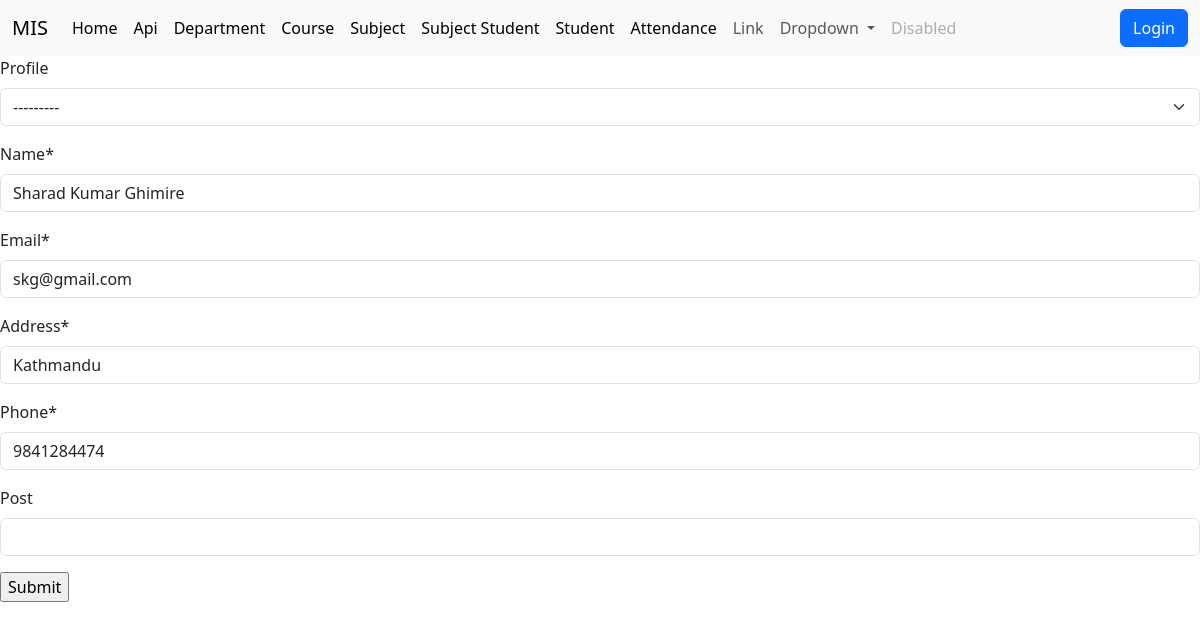
Page /teacher_update/5 on the earlier database version.
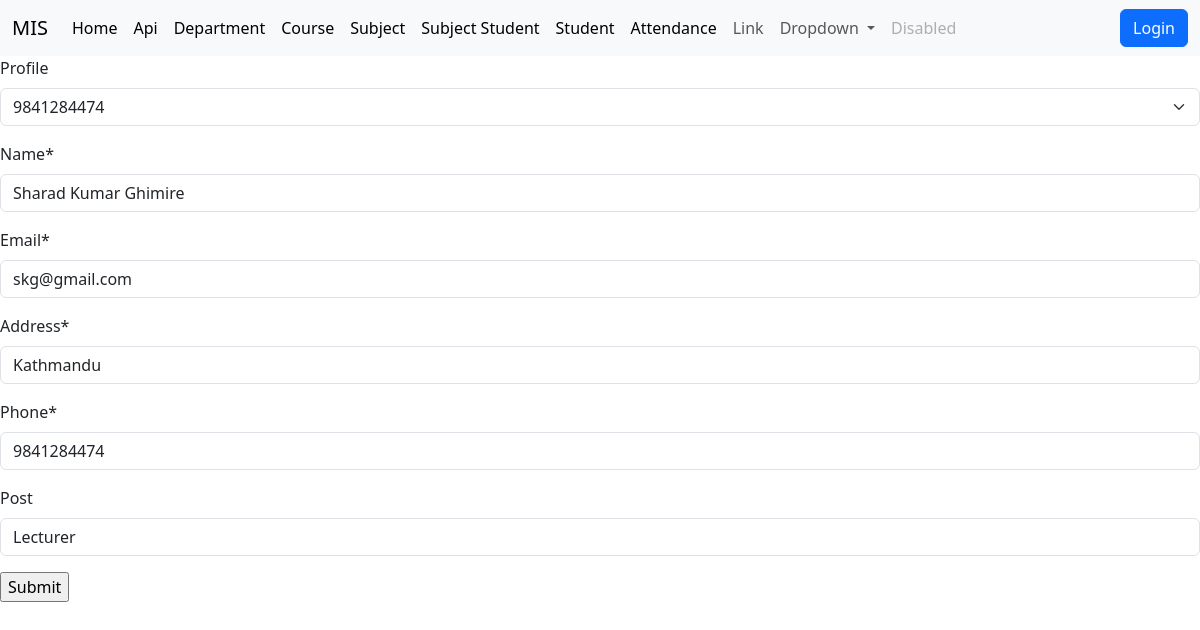
Same page on the later database version.
### api/models.py (models this page shows, shortened)
class Teacher(models.Model):
    profile = models.ForeignKey(Profile,blank=True,null=True, on_delete=models.CASCADE)
    name=models.CharField(max_length=100)
    email=models.EmailField(max_length=254)
    address=models.CharField(max_length=100)
    phone=models.CharField(max_length=15,unique=True)
    post=models.CharField(max_length=30,blank=True)

### Home/views.py (the view)
# urls.py: path('teacher_update/<int:id>', views.update_teacher, name='teacher_update'),
def update_teacher(request, id):
    teacher = Teacher.objects.get(pk=id)
    if request.method == 'POST':
        form = TeacherForm(request.POST, instance=teacher)
        if form.is_valid():
            form.save()
            messages.success(request, 'teacher has been updated successfully')
            return redirect('/teacher')
        else:
            messages.error(request, 'teacher could not be updated')
    else:
        form = TeacherForm(instance=teacher)
    context = {
        'form': form,
        'teacher': teacher
    }
    return render(request, 'update_teacher.html', context)

### Home/forms.py (shortened to what this page needs)
class TeacherForm(forms.ModelForm):
    class Meta:
        model = api.Teacher
        fields = "__all__"

### api/models.py (called while the page is built)
    def __str__(self):
        return self.user.username

### templates/update_teacher.html (shortened to what this page needs)
{% extends 'base.html' %}
{%load crispy_forms_tags %}
{% block body %}
<form action = "" method = "post">
    {{form |crispy }}
    <input type="submit" value="Submit">
</form>
{% endblock body %}

Differences in the rows shown:
changed Teacher "Sharad Kumar Ghimire": profile "---------" → "9841284474"; post (not shown) → "Lecturer"
